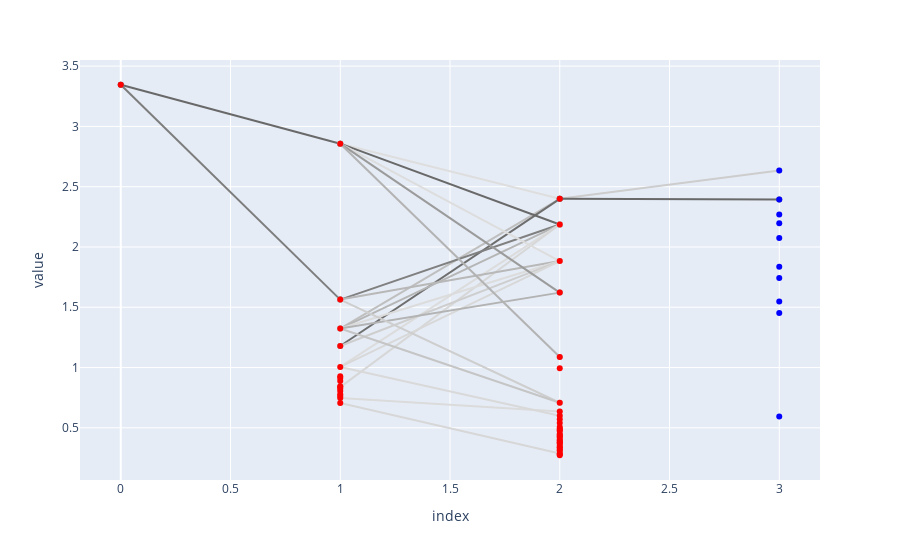

Write notebook code for a chart like this one.
### Code cell
cosvr.plot(sigmaThreshold=1.5)

### Figure 1 — Plotly figure (JSON) as saved in the notebook; plotly's stock layout.template omitted (floating-point values rounded to 4 significant figures)
{"data": [{"hoverinfo": "text", "hoveron": "fills", "hovertext": "tensor(0.5136)", "marker": {"color": "rgb(105, 105, 105)", "opacity": 1}, "showlegend": false, "text": "tensor(0.5136)", "type": "scatter", "x": [0, 1], "y": [3.346, 2.857]}, {"hoverinfo": "text", "hoveron": "fills", "hovertext": "tensor(0.4899)", "marker": {"color": "rgb(125, 125, 125)", "opacity": 1}, "showlegend": false, "text": "tensor(0.4899)", "type": "scatter", "x": [0, 1], "y": [3.346, 1.563]}, {"hoverinfo": "text", "hoveron": "fills", "hovertext": "tensor(0.2714)", "marker": {"color": "rgb(222, 222, 222)", "opacity": 1}, "showlegend": false, "text": "tensor(0.2714)", "type": "scatter", "x": [1, 2], "y": [2.857, 2.4]}, {"hoverinfo": "text", "hoveron": "fills", "hovertext": "tensor(0.3358)", "marker": {"color": "rgb(191, 191, 191)", "opacity": 1}, "showlegend": false, "text": "tensor(0.3358)", "type": "scatter", "x": [1, 2], "y": [1.323, 2.4]}, {"hoverinfo": "text", "hoveron": "fills", "hovertext": "tensor(0.5099)", "marker": {"color": "rgb(110, 110, 110)", "opacity": 1}, "showlegend": false, "text": "tensor(0.5099)", "type": "scatter", "x": [1, 2], "y": [1.179, 2.4]}, {"hoverinfo": "text", "hoveron": "fills", "hovertext": "tensor(0.5211)", "marker": {"color": "rgb(105, 105, 105)", "opacity": 1}, "showlegend": false, "text": "tensor(0.5211)", "type": "scatter", "x": [1, 2], "y": [2.857, 2.186]}, {"hoverinfo": "text", "hoveron": "fills", "hovertext": "tensor(0.4708)", "marker": {"color": "rgb(128, 128, 128)", "opacity": 1}, "showlegend": false, "text": "tensor(0.4708)", "type": "scatter", "x": [1, 2], "y": [1.563, 2.186]}, {"hoverinfo": "text", "hoveron": "fills", "hovertext": "tensor(0.3566)", "marker": {"color": "rgb(182, 182, 182)", "opacity": 1}, "showlegend": false, "text": "tensor(0.3566)", "type": "scatter", "x": [1, 2], "y": [1.323, 2.186]}, {"hoverinfo": "text", "hoveron": "fills", "hovertext": "tensor(0.2745)", "marker": {"color": "rgb(220, 220, 220)", "opacity": 1}, "showlegend": false, "text": "tensor(0.2745)", "type": "scatter", "x": [1, 2], "y": [1.005, 2.186]}, {"hoverinfo": "text", "hoveron": "fills", "hovertext": "tensor(0.2856)", "marker": {"color": "rgb(215, 215, 215)", "opacity": 1}, "showlegend": false, "text": "tensor(0.2856)", "type": "scatter", "x": [1, 2], "y": [0.8379, 2.186]}, {"hoverinfo": "text", "hoveron": "fills", "hovertext": "tensor(0.2719)", "marker": {"color": "rgb(221, 221, 221)", "opacity": 1}, "showlegend": false, "text": "tensor(0.2719)", "type": "scatter", "x": [1, 2], "y": [2.857, 1.883]}, {"hoverinfo": "text", "hoveron": "fills", "hovertext": "tensor(0.3524)", "marker": {"color": "rgb(184, 184, 184)", "opacity": 1}, "showlegend": false, "text": "tensor(0.3524)", "type": "scatter", "x": [1, 2], "y": [1.563, 1.883]}, {"hoverinfo": "text", "hoveron": "fills", "hovertext": "tensor(0.2758)", "marker": {"color": "rgb(220, 220, 220)", "opacity": 1}, "showlegend": false, "text": "tensor(0.2758)", "type": "scatter", "x": [1, 2], "y": [1.323, 1.883]}, {"hoverinfo": "text", "hoveron": "fills", "hovertext": "tensor(0.3049)", "marker": {"color": "rgb(206, 206, 206)", "opacity": 1}, "showlegend": false, "text": "tensor(0.3049)", "type": "scatter", "x": [1, 2], "y": [1.179, 1.883]}, {"hoverinfo": "text", "hoveron": "fills", "hovertext": "tensor(0.2835)", "marker": {"color": "rgb(216, 216, 216)", "opacity": 1}, "showlegend": false, "text": "tensor(0.2835)", "type": "scatter", "x": [1, 2], "y": [1.005, 1.883]}, {"hoverinfo": "text", "hoveron": "fills", "hovertext": "tensor(0.4143)", "marker": {"color": "rgb(155, 155, 155)", "opacity": 1}, "showlegend": false, "text": "tensor(0.4143)", "type": "scatter", "x": [1, 2], "y": [2.857, 1.621]}, {"hoverinfo": "text", "hoveron": "fills", "hovertext": "tensor(0.3628)", "marker": {"color": "rgb(179, 179, 179)", "opacity": 1}, "showlegend": false, "text": "tensor(0.3628)", "type": "scatter", "x": [1, 2], "y": [1.323, 1.621]}, {"hoverinfo": "text", "hoveron": "fills", "hovertext": "tensor(0.3621)", "marker": {"color": "rgb(179, 179, 179)", "opacity": 1}, "showlegend": false, "text": "tensor(0.3621)", "type": "scatter", "x": [1, 2], "y": [2.857, 1.087]}, {"hoverinfo": "text", "hoveron": "fills", "hovertext": "tensor(0.3043)", "marker": {"color": "rgb(206, 206, 206)", "opacity": 1}, "showlegend": false, "text": "tensor(0.3043)", "type": "scatter", "x": [1, 2], "y": [1.563, 0.7078]}, {"hoverinfo": "text", "hoveron": "fills", "hovertext": "tensor(0.3242)", "marker": {"color": "rgb(197, 197, 197)", "opacity": 1}, "showlegend": false, "text": "tensor(0.3242)", "type": "scatter", "x": [1, 2], "y": [1.323, 0.7078]}, {"hoverinfo": "text", "hoveron": "fills", "hovertext": "tensor(0.2776)", "marker": {"color": "rgb(219, 219, 219)", "opacity": 1}, "showlegend": false, "text": "tensor(0.2776)", "type": "scatter", "x": [1, 2], "y": [0.7463, 0.6354]}, {"hoverinfo": "text", "hoveron": "fills", "hovertext": "tensor(0.2806)", "marker": {"color": "rgb(217, 217, 217)", "opacity": 1}, "showlegend": false, "text": "tensor(0.2806)", "type": "scatter", "x": [1, 2], "y": [1.005, 0.6]}, {"hoverinfo": "text", "hoveron": "fills", "hovertext": "tensor(0.2844)", "marker": {"color": "rgb(215, 215, 215)", "opacity": 1}, "showlegend": false, "text": "tensor(0.2844)", "type": "scatter", "x": [1, 2], "y": [0.7055, 0.2874]}, {"hoverinfo": "text", "hoveron": "fills", "hovertext": "tensor(0.3763)", "marker": {"color": "rgb(205, 205, 205)", "opacity": 1}, "showlegend": false, "text": "tensor(0.3763)", "type": "scatter", "x": [2, 3], "y": [2.4, 2.635]}, {"hoverinfo": "text", "hoveron": "fills", "hovertext": "tensor(0.3828)", "marker": {"color": "rgb(105, 105, 105)", "opacity": 1}, "showlegend": false, "text": "tensor(0.3828)", "type": "scatter", "x": [2, 3], "y": [2.4, 2.394]}, {"marker": {"color": "red", "opacity": 1}, "mode": "markers", "showlegend": false, "type": "scatter", "x": [0], "y": [3.346]}, {"marker": {"color": "red", "opacity": 1}, "mode": "markers", "showlegend": false, "type": "scatter", "x": [1, 1, 1, 1, 1, 1, 1, 1, 1, 1, 1, 1, 1, 1, 1, 1], "y": [2.857, 1.563, 1.323, 1.179, 1.005, 0.9279, 0.9135, 0.8876, 0.8443, 0.8379, 0.8251, 0.8053, 0.7782, 0.7633, 0.7463, 0.7055]}, {"marker": {"color": "red", "opacity": 1}, "mode": "markers", "showlegend": false, "type": "scatter", "x": [2, 2, 2, 2, 2, 2, 2, 2, 2, 2, 2, 2, 2, 2, 2, 2, 2, 2, 2, 2, 2, 2, 2, 2, 2, 2, 2, 2, 2, 2, 2, 2], "y": [2.4, 2.186, 1.883, 1.621, 1.087, 0.9943, 0.7078, 0.6354, 0.6, 0.5703, 0.54, 0.507, 0.4931, 0.4817, 0.4732, 0.4482, 0.4411, 0.4293, 0.4204, 0.4005, 0.3943, 0.3824, 0.3762, 0.3698, 0.3506, 0.3396, 0.3331, 0.3156, 0.3091, 0.2874, 0.2801, 0.2724]}, {"marker": {"color": "blue", "opacity": 1}, "mode": "markers", "showlegend": false, "type": "scatter", "x": [3, 3, 3, 3, 3, 3, 3, 3, 3, 3], "y": [2.635, 2.394, 2.269, 2.197, 2.074, 1.836, 1.742, 1.547, 1.452, 0.5938]}], "layout": {"legend": {"tracegroupgap": 0}, "margin": {"t": 60}, "xaxis": {"anchor": "y", "domain": [0, 1], "title": {"text": "index"}}, "yaxis": {"anchor": "x", "domain": [0, 1], "title": {"text": "value"}}}}
